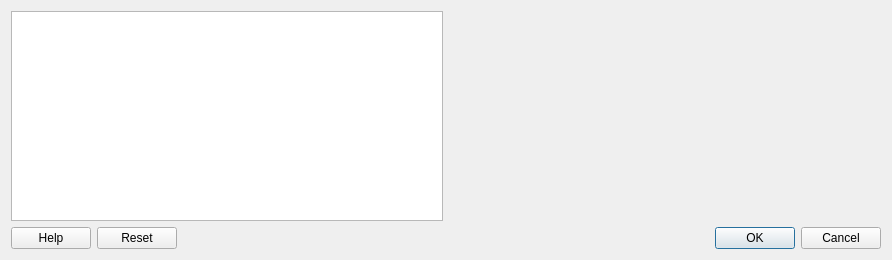
<?xml version="1.0" encoding="UTF-8"?>
<ui version="4.0">
 <class>FilterDlg</class>
 <widget class="QDialog" name="FilterDlg">
  <property name="geometry">
   <rect>
    <x>0</x>
    <y>0</y>
    <width>892</width>
    <height>260</height>
   </rect>
  </property>
  <property name="windowTitle">
   <string>Data Filters</string>
  </property>
  <property name="whatsThis">
   <string>Data filters process and transform the data between input and output files or devices.</string>
  </property>
  <layout class="QVBoxLayout" name="verticalLayout">
   <item>
    <layout class="QHBoxLayout" name="horizontalLayout">
     <item>
      <widget class="QListWidget" name="filterList">
       <property name="minimumSize">
        <size>
         <width>140</width>
         <height>0</height>
        </size>
       </property>
      </widget>
     </item>
     <item>
      <layout class="QGridLayout" name="gridLayout">
       <item row="0" column="0">
        <widget class="QFrame" name="frame">
         <property name="sizePolicy">
          <sizepolicy hsizetype="Preferred" vsizetype="Preferred">
           <horstretch>100</horstretch>
           <verstretch>0</verstretch>
          </sizepolicy>
         </property>
         <property name="frameShape">
          <enum>QFrame::StyledPanel</enum>
         </property>
         <property name="frameShadow">
          <enum>QFrame::Raised</enum>
         </property>
        </widget>
       </item>
       <item row="1" column="0">
        <spacer name="verticalSpacer">
         <property name="orientation">
          <enum>Qt::Vertical</enum>
         </property>
         <property name="sizeHint" stdset="0">
          <size>
           <width>20</width>
           <height>40</height>
          </size>
         </property>
        </spacer>
       </item>
      </layout>
     </item>
    </layout>
   </item>
   <item>
    <layout class="QHBoxLayout" name="horizontalLayout_2">
     <item>
      <widget class="QPushButton" name="helpButton">
       <property name="text">
        <string>Help</string>
       </property>
       <property name="icon">
        <iconset resource="app.qrc">
         <normaloff>:/images/help.png</normaloff>:/images/help.png</iconset>
       </property>
      </widget>
     </item>
     <item>
      <widget class="QPushButton" name="resetButton">
       <property name="text">
        <string>Reset</string>
       </property>
       <property name="icon">
        <iconset resource="app.qrc">
         <normaloff>:/images/reload.png</normaloff>:/images/reload.png</iconset>
       </property>
      </widget>
     </item>
     <item>
      <widget class="QDialogButtonBox" name="buttonBox">
       <property name="orientation">
        <enum>Qt::Horizontal</enum>
       </property>
       <property name="standardButtons">
        <set>QDialogButtonBox::Cancel|QDialogButtonBox::Ok</set>
       </property>
      </widget>
     </item>
    </layout>
   </item>
  </layout>
 </widget>
 <resources>
  <include location="app.qrc"/>
 </resources>
 <connections>
  <connection>
   <sender>buttonBox</sender>
   <signal>accepted()</signal>
   <receiver>FilterDlg</receiver>
   <slot>accept()</slot>
   <hints>
    <hint type="sourcelabel">
     <x>248</x>
     <y>254</y>
    </hint>
    <hint type="destinationlabel">
     <x>157</x>
     <y>274</y>
    </hint>
   </hints>
  </connection>
  <connection>
   <sender>buttonBox</sender>
   <signal>rejected()</signal>
   <receiver>FilterDlg</receiver>
   <slot>reject()</slot>
   <hints>
    <hint type="sourcelabel">
     <x>316</x>
     <y>260</y>
    </hint>
    <hint type="destinationlabel">
     <x>286</x>
     <y>274</y>
    </hint>
   </hints>
  </connection>
 </connections>
</ui>
